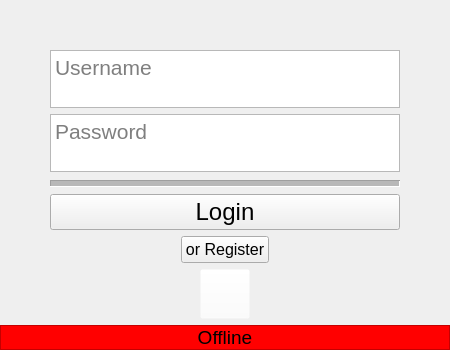
<?xml version="1.0" encoding="UTF-8"?>
<ui version="4.0">
 <class>MainWindow</class>
 <widget class="QMainWindow" name="MainWindow">
  <property name="geometry">
   <rect>
    <x>0</x>
    <y>0</y>
    <width>450</width>
    <height>350</height>
   </rect>
  </property>
  <property name="minimumSize">
   <size>
    <width>450</width>
    <height>350</height>
   </size>
  </property>
  <property name="windowTitle">
   <string>Friend Center</string>
  </property>
  <widget class="QWidget" name="centralwidget">
   <layout class="QGridLayout">
    <property name="leftMargin">
     <number>0</number>
    </property>
    <property name="topMargin">
     <number>0</number>
    </property>
    <property name="rightMargin">
     <number>0</number>
    </property>
    <property name="bottomMargin">
     <number>0</number>
    </property>
    <item row="0" column="0">
     <layout class="QVBoxLayout" name="verticalLayout">
      <property name="leftMargin">
       <number>50</number>
      </property>
      <property name="topMargin">
       <number>50</number>
      </property>
      <property name="rightMargin">
       <number>50</number>
      </property>
      <property name="bottomMargin">
       <number>0</number>
      </property>
      <item>
       <widget class="QTextEdit" name="usernameTextEdit">
        <property name="maximumSize">
         <size>
          <width>16777215</width>
          <height>100</height>
         </size>
        </property>
        <property name="font">
         <font>
          <pointsize>16</pointsize>
         </font>
        </property>
        <property name="placeholderText">
         <string>Username</string>
        </property>
       </widget>
      </item>
      <item>
       <widget class="QTextEdit" name="passwordTextEdit">
        <property name="maximumSize">
         <size>
          <width>16777215</width>
          <height>100</height>
         </size>
        </property>
        <property name="font">
         <font>
          <pointsize>16</pointsize>
         </font>
        </property>
        <property name="placeholderText">
         <string>Password</string>
        </property>
       </widget>
      </item>
      <item>
       <widget class="Line" name="line">
        <property name="minimumSize">
         <size>
          <width>0</width>
          <height>10</height>
         </size>
        </property>
        <property name="baseSize">
         <size>
          <width>0</width>
          <height>0</height>
         </size>
        </property>
        <property name="font">
         <font>
          <pointsize>8</pointsize>
         </font>
        </property>
        <property name="midLineWidth">
         <number>5</number>
        </property>
        <property name="orientation">
         <enum>Qt::Horizontal</enum>
        </property>
       </widget>
      </item>
      <item>
       <widget class="QPushButton" name="loginButton">
        <property name="font">
         <font>
          <pointsize>18</pointsize>
         </font>
        </property>
        <property name="text">
         <string>Login</string>
        </property>
       </widget>
      </item>
      <item alignment="Qt::AlignHCenter">
       <widget class="QPushButton" name="registerButton">
        <property name="font">
         <font>
          <pointsize>12</pointsize>
         </font>
        </property>
        <property name="autoFillBackground">
         <bool>false</bool>
        </property>
        <property name="text">
         <string>or Register</string>
        </property>
       </widget>
      </item>
      <item alignment="Qt::AlignHCenter">
       <widget class="QPushButton" name="settingsButton">
        <property name="minimumSize">
         <size>
          <width>50</width>
          <height>50</height>
         </size>
        </property>
        <property name="styleSheet">
         <string notr="true">background-color: rgba(255, 255, 255, 0);</string>
        </property>
        <property name="text">
         <string/>
        </property>
        <property name="icon">
         <iconset theme=":/res/img/res/img/SettingsIcon.png"/>
        </property>
        <property name="iconSize">
         <size>
          <width>50</width>
          <height>50</height>
         </size>
        </property>
       </widget>
      </item>
     </layout>
    </item>
    <item row="7" column="0" alignment="Qt::AlignBottom">
     <widget class="QTextEdit" name="textEdit">
      <property name="maximumSize">
       <size>
        <width>16777215</width>
        <height>25</height>
       </size>
      </property>
      <property name="font">
       <font>
        <pointsize>32</pointsize>
       </font>
      </property>
      <property name="mouseTracking">
       <bool>false</bool>
      </property>
      <property name="autoFillBackground">
       <bool>false</bool>
      </property>
      <property name="styleSheet">
       <string notr="true">background-color: rgba(255, 0, 0, 255);</string>
      </property>
      <property name="verticalScrollBarPolicy">
       <enum>Qt::ScrollBarAlwaysOff</enum>
      </property>
      <property name="horizontalScrollBarPolicy">
       <enum>Qt::ScrollBarAlwaysOff</enum>
      </property>
      <property name="readOnly">
       <bool>true</bool>
      </property>
      <property name="html">
       <string>&lt;!DOCTYPE HTML PUBLIC &quot;-//W3C//DTD HTML 4.0//EN&quot; &quot;http://www.w3.org/TR/REC-html40/strict.dtd&quot;&gt;
&lt;html&gt;&lt;head&gt;&lt;meta name=&quot;qrichtext&quot; content=&quot;1&quot; /&gt;&lt;style type=&quot;text/css&quot;&gt;
p, li { white-space: pre-wrap; }
&lt;/style&gt;&lt;/head&gt;&lt;body style=&quot; font-family:'MS Shell Dlg 2'; font-size:32pt; font-weight:400; font-style:normal;&quot;&gt;
&lt;p align=&quot;center&quot; style=&quot; margin-top:0px; margin-bottom:0px; margin-left:0px; margin-right:0px; -qt-block-indent:0; text-indent:0px;&quot;&gt;&lt;span style=&quot; font-size:14pt;&quot;&gt;Offline&lt;/span&gt;&lt;/p&gt;&lt;/body&gt;&lt;/html&gt;</string>
      </property>
      <property name="textInteractionFlags">
       <set>Qt::NoTextInteraction</set>
      </property>
     </widget>
    </item>
   </layout>
  </widget>
  <widget class="QMenuBar" name="menubar">
   <property name="geometry">
    <rect>
     <x>0</x>
     <y>0</y>
     <width>450</width>
     <height>21</height>
    </rect>
   </property>
  </widget>
 </widget>
 <resources/>
 <connections/>
</ui>
